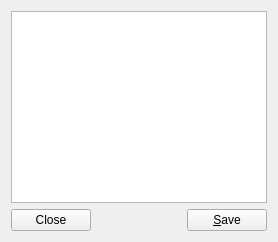
<?xml version="1.0" encoding="UTF-8"?>
<ui version="4.0">
 <class>LogWidget</class>
 <widget class="QWidget" name="LogWidget">
  <property name="geometry">
   <rect>
    <x>0</x>
    <y>0</y>
    <width>200</width>
    <height>132</height>
   </rect>
  </property>
  <property name="windowTitle">
   <string>Form</string>
  </property>
  <layout class="QGridLayout" name="gridLayout">
   <item row="1" column="0">
    <widget class="QPushButton" name="button_close">
     <property name="text">
      <string>Close</string>
     </property>
     <property name="shortcut">
      <string>Ctrl+W</string>
     </property>
    </widget>
   </item>
   <item row="1" column="1">
    <spacer name="spacer">
     <property name="orientation">
      <enum>Qt::Horizontal</enum>
     </property>
     <property name="sizeHint" stdset="0">
      <size>
       <width>2</width>
       <height>20</height>
      </size>
     </property>
    </spacer>
   </item>
   <item row="1" column="2">
    <widget class="QPushButton" name="button_save">
     <property name="text">
      <string>&amp;Save</string>
     </property>
     <property name="shortcut">
      <string>Ctrl+S</string>
     </property>
    </widget>
   </item>
   <item row="0" column="0" colspan="3">
    <widget class="QPlainTextEdit" name="output">
     <property name="sizePolicy">
      <sizepolicy hsizetype="MinimumExpanding" vsizetype="MinimumExpanding">
       <horstretch>0</horstretch>
       <verstretch>0</verstretch>
      </sizepolicy>
     </property>
     <property name="readOnly">
      <bool>true</bool>
     </property>
    </widget>
   </item>
  </layout>
 </widget>
 <resources/>
 <connections/>
</ui>
